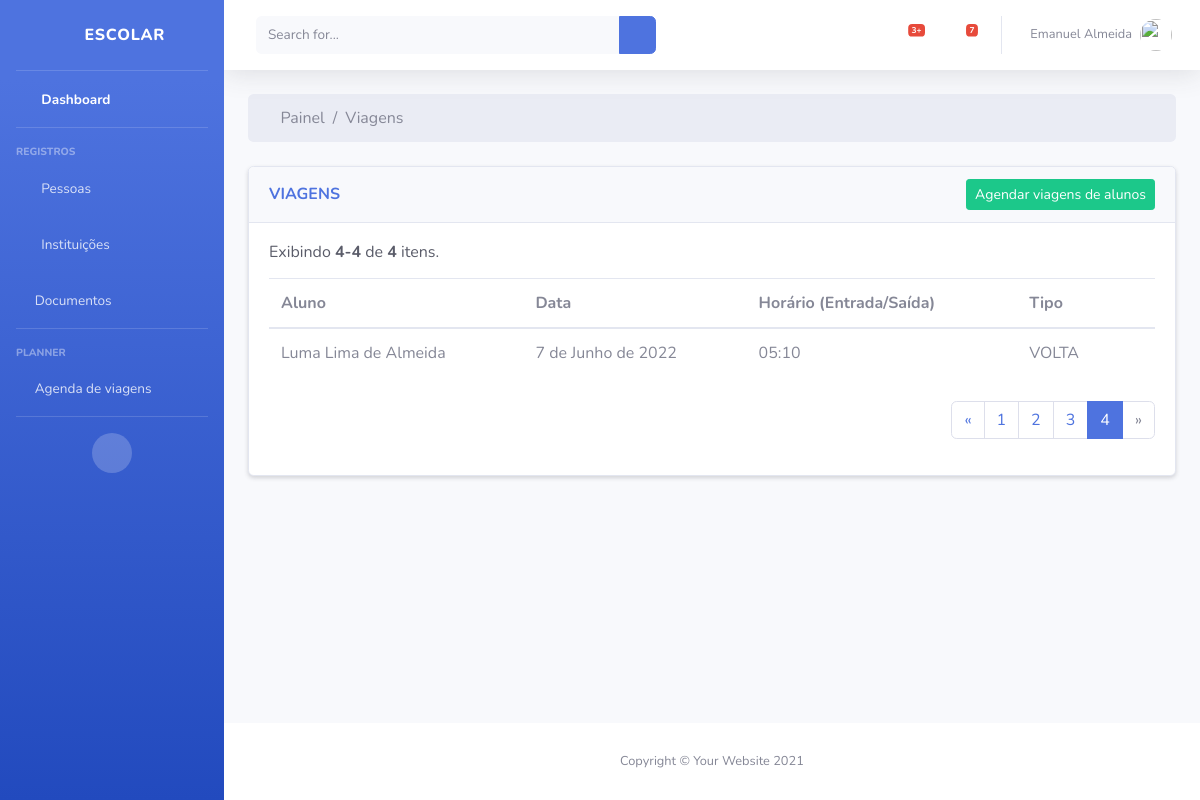
The app's page /viagens/?page=4 with its own data.
### viagens/models.py (models this page shows, shortened)
class AgendaViagem(models.Model):
    TYPE_CHOICES = [
        ('I','IDA'),
        ('V','VOLTA'),
        ('T','TRANSLADO ALTERNATIVO'),
    ]
    aluno = models.ForeignKey('alunos.Aluno', on_delete=models.CASCADE)
    datetime = models.DateTimeField('Data e Hora', auto_now=False, auto_now_add=False)
    tipo = models.CharField('Tipo', choices=TYPE_CHOICES, max_length=2)
    class Meta:
        verbose_name_plural = "Agenda de viagens"

### alunos/models.py (models this page shows, shortened)
class Aluno(models.Model):
    STATUS_TYPE = [
        ('AT','ATIVO'),
        ('AR','AGUARDANDO ROTA OFICIAL'),
        ('AR','AGUARDANDO ROTA TESTE'),
        ('IN','INATIVO'),
    ]
    nome = models.CharField('Nome do aluno', max_length=50)
    address = models.ForeignKey('endereco.Endereco', on_delete=models.SET_NULL, null=True, blank=True)
    responsavel = models.ForeignKey('responsavel.Responsavel', on_delete=models.CASCADE)
    horario_entrada = models.TimeField('Horário de entrada', auto_now=False, auto_now_add=False, null=True, blank=True)
    horario_saida = models.TimeField('Horário de entrada', auto_now=False, auto_now_add=False, null=True, blank=True)
    escola = models.ForeignKey('escola.Escola', on_delete=models.SET_NULL, null=True, blank=True, default=None)
    status = models.CharField('Status', max_length=50, choices=STATUS_TYPE, default="IN")

### viagens/views.py (the view)
# urls.py: path('viagens/', include('viagens.urls', namespace="viagens")),
def viagens(request):
    viagens = AgendaViagem.objects.all().order_by('datetime')
    paginator = Paginator(viagens, 1)
    page_number = request.GET.get('page')
    page_obj = paginator.get_page(page_number)
    context = {
        'alunos': Aluno.objects.all(),
        'count': AgendaViagem.objects.all().count(),
        'page_obj': page_obj,
        'paginator': paginator
    }
    template_name = 'viagens.html'
    return render(request, template_name, context)

### dashboards/templatetags/pagination.py (called while the page is built, shortened)
@register.simple_tag
def get_pagination_links(paginator, page_obj, on_each_side=1, on_ends=1):
    page_num = page_obj.number - 1
    if paginator.num_pages <= (on_each_side + on_ends) * 2:
        page_range = range(paginator.num_pages)
    return map(lambda x: PageNumber(x, page_num), page_range)

    def is_current(self):
        return self.number == self.current

### viagens/templates/viagens.html (shortened to what this page needs)
{% extends "generics/list.html" %}
{% load static %}
{% block breadcrumb_extend %}
<li class="breadcrumb-item active">Viagens</li>
{% endblock breadcrumb_extend %}
{% block card_header %}
<h6 class="font-weight-bold text-uppercase text-primary my-auto">Viagens</h6>
<div>
    <a type="button" class="btn btn-sm btn-success my-auto" data-toggle="modal" data-target="#exampleModal">
        Agendar viagens de alunos
    </a>
</div>
{% endblock card_header %}
{% block table %}
<table class="table" cellspacing="0">
    <thead>
        <tr>
            <th>Aluno</th>
            <th>Data</th>
            <th>Horário (Entrada/Saída)</th>
            <th>Tipo</th>
            <th>&nbsp;</th>
        </tr>
    </thead>
    {% if page_obj %}
    <tbody>
        {% for viagem in page_obj %}
        <tr>
            <td class="">{{ viagem.aluno.nome }}</td>
            <td class="">{{ viagem.datetime|date }}</td>
            <td class="">{{ viagem.datetime|time }}</td>
            <td class="">{{ viagem.get_tipo_display }}</td>
        </tr>
        {% endfor %}
    </tbody>
    {% endif %}
</table>
{% endblock table %}
{% block extra_css %}
    <link href="https://cdn.jsdelivr.net/npm/select2@4.1.0-rc.0/dist/css/select2.min.css" rel="stylesheet" />
{% endblock extra_css %}

### records on screen
AgendaViagem: aluno.nome "Luma Lima de Almeida", datetime "7 de Junho de 2022", datetime "05:10", tipo "VOLTA"

### other values on screen
{{ page_obj.start_index }} "4"
{{ page_obj.end_index }} "4"
{{ count }} "4"
{{ page_num.number }} "1" "2" "3"
{{ page_num.number }} "4"
